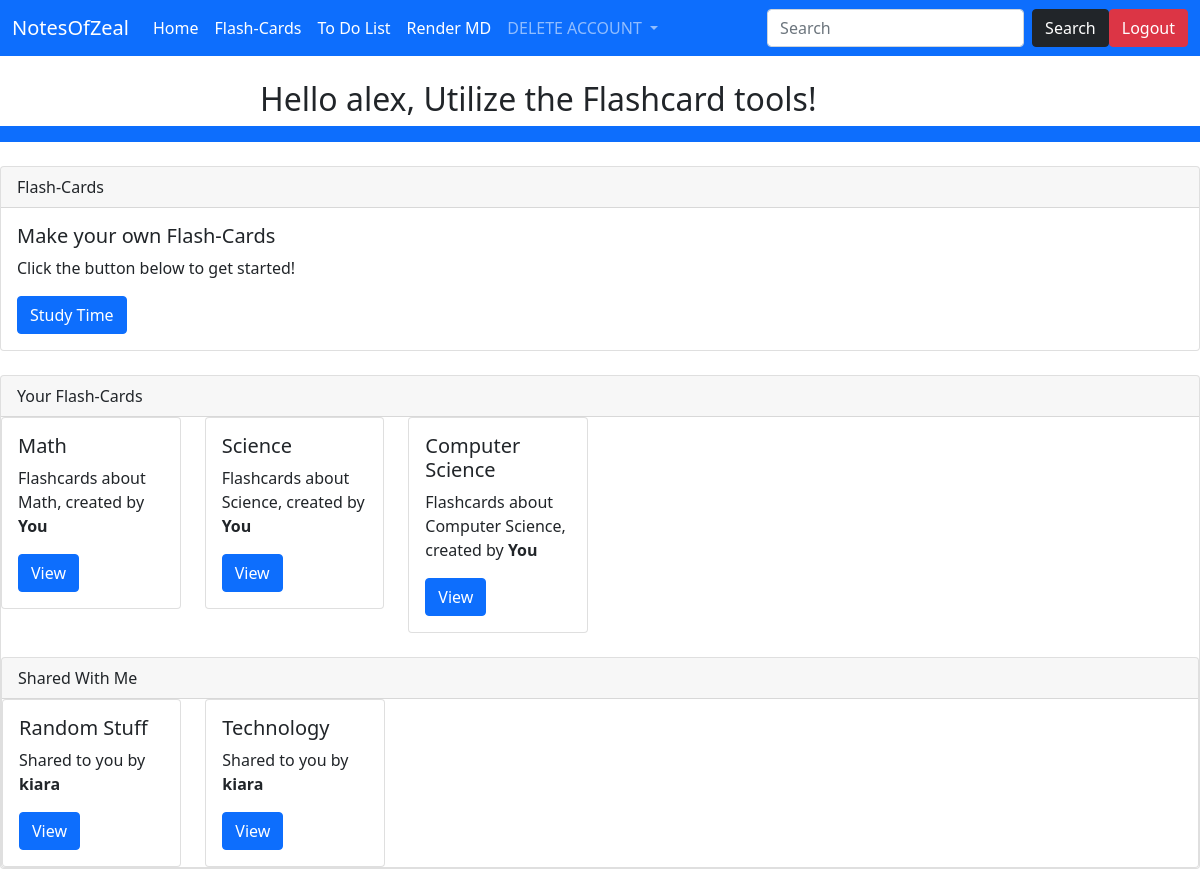
Before: /flashboard (signed in) with the older database file.
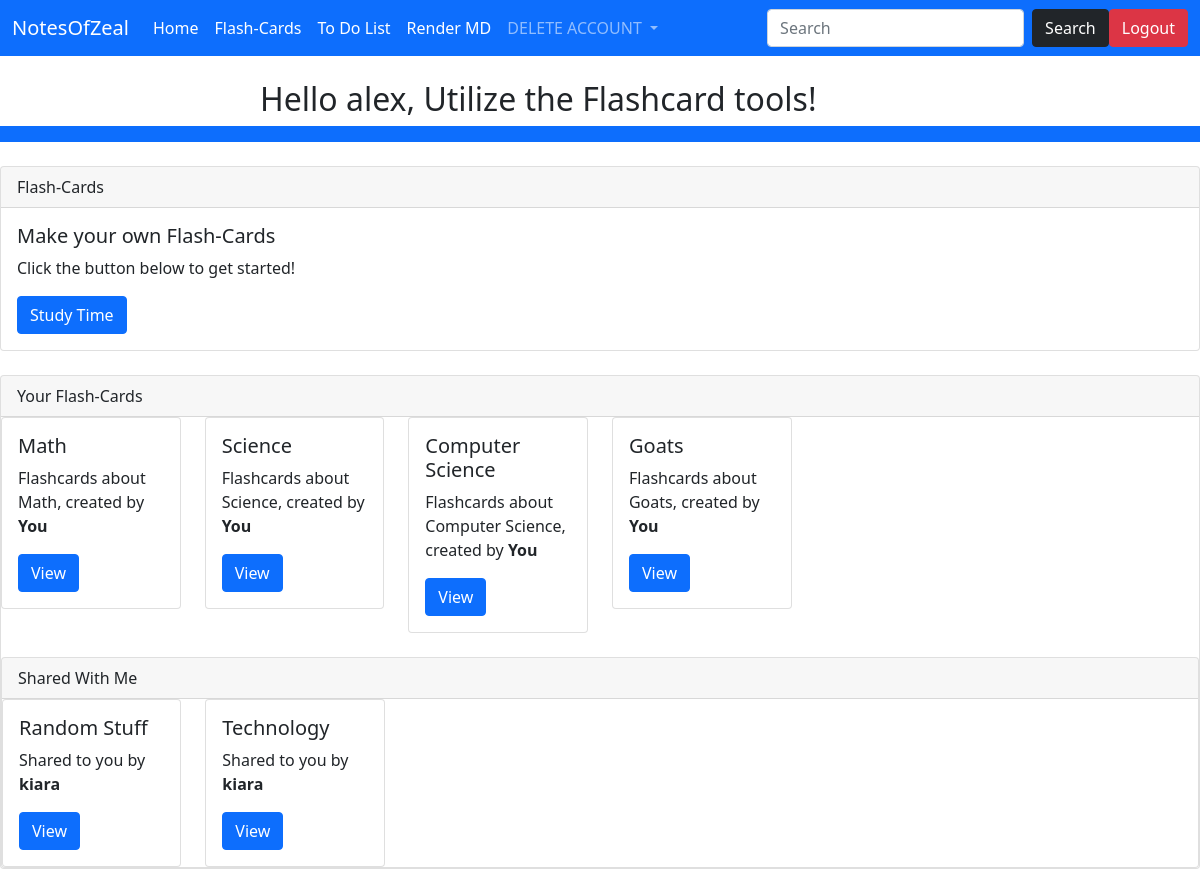
After: the same page with the newer database file.
### website/models.py (models this page shows)
class Flashcard(UserMixin, db.Model):
    id = db.Column(db.Integer, primary_key = True)
    owner = db.Column(db.String(64))
    fctitle = db.Column(db.String(64))
    fcterm =  db.Column(db.String(64))
    fcdesc = db.Column(db.String(5000))
    fcurl = db.Column(db.Integer)

class Sharing(UserMixin, db.Model):
    id = db.Column(db.Integer, primary_key = True)
    owner = db.Column(db.String(64))
    title = db.Column(db.String(64))
    cardnumber = db.Column(db.Integer)
    sharedwith = db.Column(db.String(64))

### website/routes.py (the view)
@myobj.route("/flashboard")
@login_required
def flashboard():
    displaylist.clear()
    flashcardurl = uniqueurl()
    url = f'/makeflashcards/{flashcardurl}'
    thelist = listofurls() #user's own flashcard
    sharedlist = sharedFlashCardslist()
    return render_template('flashboard.html', url = url, thelist = thelist, sharedlist = sharedlist)

### website/forms.py
class SearchForm(FlaskForm):
    searched = StringField("Searched", validators = [DataRequired()])
    submit = SubmitField("Submit")

### website/models.py (called while the page is built)
@logging.user_loader
def load_user(user_id):
    return User.query.get(int(user_id))

### website/routes.py (called while the page is built)
@myobj.context_processor
def base():
    form = SearchForm()
    return dict(form=form)

def fourdigitcombo():
    return (1000 * randint(0,9)) + (100 *randint(0,9)) +  (10 * randint(0,9)) + randint(0,9)

def inthedatabase(num):
    return  db.session.query(db.exists().where(Flashcard.fcurl == num)).scalar()

def uniqueurl():
    finalnum = fourdigitcombo()
    while(inthedatabase(finalnum)):
        finalnum = fourdigitcombo()
    return finalnum

def listofurls():
    templist = []
    flashcards = Flashcard.query.filter_by(owner = current_user.username).all()
    for flashcard in flashcards:
        templist.append({'url': flashcard.fcurl, 'title':flashcard.fctitle})
    noduplicates = []
    for items in templist:
        if items not in noduplicates:
            noduplicates.append(items)
    return noduplicates

### website/templates/flashboard.html
{% extends 'base.html' %}
{% block content %}
<div class="bg-body rounded mx-auto" style="width: 680px;">
    <h2>Hello {{ current_user.username }}, Utilize the Flashcard tools!</h2>
</div>
<nav class="navbar navbar-expand-lg navbar-dark bg-primary"></nav>
<br>
<div class="card">
    <div class="card-header">
      Flash-Cards
    </div>
    <div class="card-body">
      <h5 class="card-title">Make your own Flash-Cards</h5>
      <p class="card-text">Click the button below to get started!</p>
      <a href="{{ url }}" class="btn btn-primary">Study Time</a>
    </div>
</div>
<br/>
<div class="card">
    <div class="card-header">
      Your Flash-Cards
    </div>
<div class="row">
    {% for items in thelist %}
    <div class="col-sm-2">
        <div class="card">
          <div class="card-body">
            <h5 class="card-title">{{ items.title }}</h5>
            <p class="card-text">Flashcards about {{ items.title }}, created by <b>You</b></p>
            <a href="/renderfc/{{ items.url }}" class="btn btn-primary">View</a>
          </div>
        </div>
      </div>
    {% endfor %}
</div>
<br>
<div class="card">
    <div class="card-header">
      Shared With Me
    </div>
<div class="row">
    {% for items in sharedlist %}
    <div class="col-sm-2">
        <div class="card">
          <div class="card-body">
            <h5 class="card-title">{{ items.title }}</h5>
            <p class="card-text">Shared to you by <b>{{ items.owner }}</b></p>
            <a href="/renderfc/{{ items.url }}" class="btn btn-primary">View</a>
          </div>
        </div>
      </div>
    {% endfor %}
</div>
{% endblock %}

Changed rows visible on the page:
added Flashcard: title "Goats"
